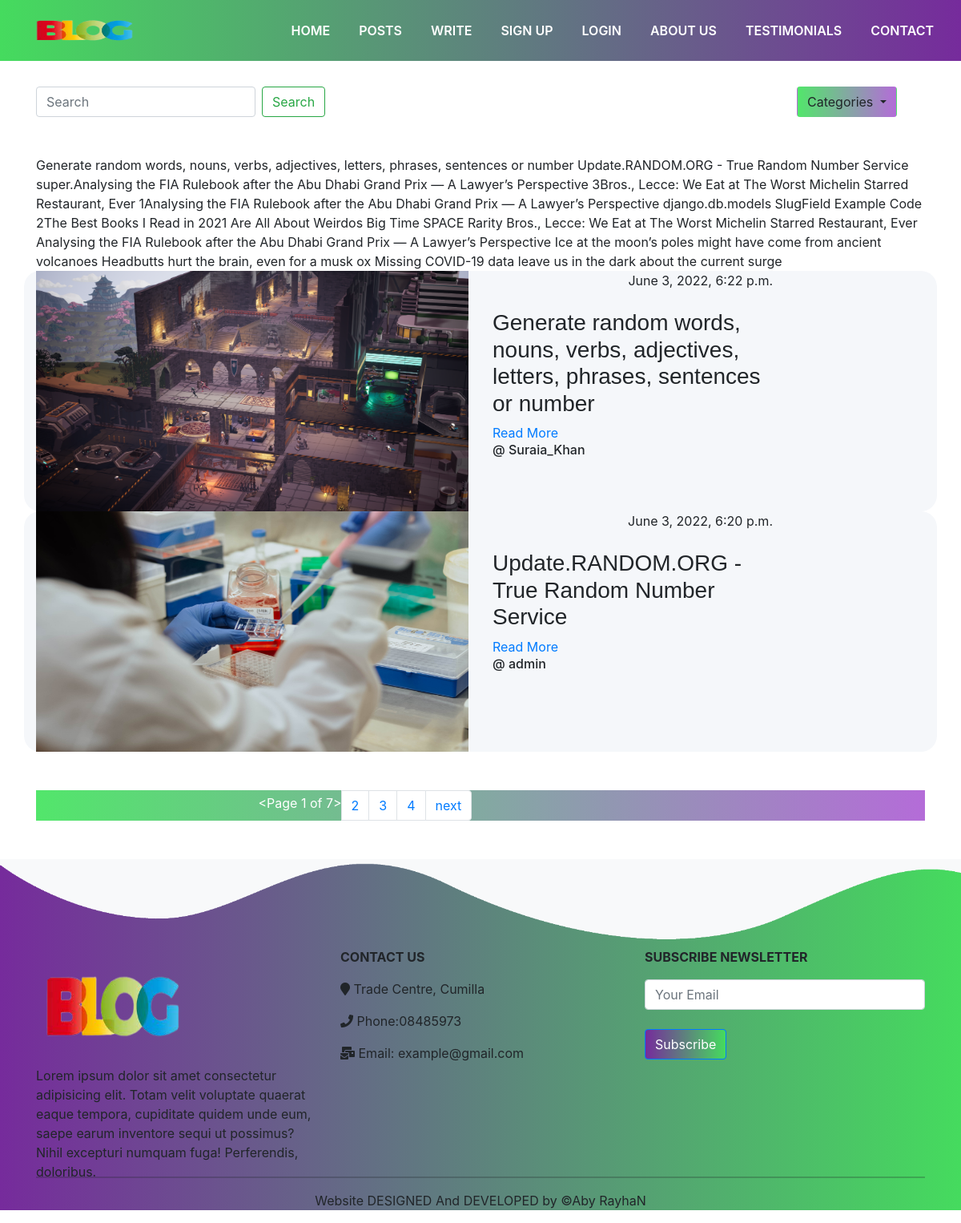
The app's page /blogs.html with its own data.
### posts/models.py (models this page shows, shortened)
class Blog(models.Model):
    author=models.ForeignKey(User,on_delete=models.CASCADE,related_name='post_author')
    blog_title=models.CharField(max_length=264,verbose_name='Put a Title')
    category=models.ForeignKey(Category,on_delete=models.CASCADE,related_name='category',default=None)
    slug= models.SlugField(max_length=264,unique=True,null=True,allow_unicode=True)
    blog_content=models.TextField(verbose_name='what is on your mind?')
    blog_image=models.ImageField(upload_to='blog_images',verbose_name='Image')
    publish_date=models.DateTimeField(auto_now_add=True)
    update_date=models.DateTimeField(auto_now=True)
    view_count=models.IntegerField(null=True,default=0,blank=True)
    class Meta:
        ordering = ('-publish_date',)

### posts/views.py (the view)
# urls.py: path('blogs.html',views.bloglist,name="showing_blogs"),
def bloglist(request):
    blog=Blog.objects.all()
    category=Category.objects.all()
    categoryID= request.GET.get('category')
    if categoryID:
        blog = Blog.get_all_products_by_id(categoryID)
    else:
        blog=Blog.objects.all()
    paginator=Paginator(blog,2)
    page_number=request.GET.get('page')
    blogFinal=paginator.get_page(page_number)
    if request.method == "GET":
        search= request.GET.get('search',' ')
        result = Blog.objects.filter(blog_title__icontains=search)#i am using this contains key to get related name user.
    prddata={
        'blog':blogFinal,
        'category':category,
        'search':search,
        'result':result
    }
    return render(request,'blogs/blog.html',prddata)

### templates/blogs/blog.html (shortened to what this page needs)
{% extends 'layouts.html' %}
{% block content %}
<div class="container">
  <br>
        <div class="row">
          <div class="col-lg-4 col-md-3"></div>
          <div class="col-lg-4 col-md-6 pt-2" style="z-index:0.5 ;">
          </div>
          <div class="col-lg-4 col-md-3"></div>
        </div>
    <div class="row">
        <div class="col-lg-10 col-sm-0 col-md-8">
          <form class="form-inline my-2 my-lg-0" method="GET">
            <input class="form-control mr-sm-2" type="search" name="search" placeholder="Search" aria-label="Search">
            <button class="btn btn-outline-success my-2 my-sm-0" type="submit">Search</button>
          </form>
        </div>
        <div class="col-lg-2 col-sm-12 col-md-4 ">
            <div class="dropdown">
              <button class="btn dropdown-toggle" type="button" id="dropdownMenuButton1" data-bs-toggle="dropdown" aria-expanded="false" style="background-image: linear-gradient(to right, #52e66b,#b46cd8);">
                Categories
              </button>
              </div>
        </div>
      </div><br><br>
      {% if search %}
      {% for searchBlog in result %}
        {{searchBlog.blog_title}}
      {% endfor %}
      {% endif %}
    {% if blog %}
    {% for blog in blog %}
    <div class="row" style="background-color:#f5f7fa; border-radius:20px;">
            <div class="col-lg-6">
                <img src="/media/{{blog.blog_image}}" alt="{{blog.blog_title}}" title="" width="100%" height="300px">
            </div>
            <div class="col-lg-4">
                <p style="float:right;">{{blog.publish_date}}</p><br><br>
                <h3 style="font-family: Impact, Haettenschweiler, 'Arial Narrow Bold', sans-serif;">{{blog.blog_title|capfirst|truncatewords:30}}</h3><a href="{% url 'blog_details' blog.slug %}">Read More</a>
                <br>
                <h6> @&nbsp;{{blog.author}}</h6>
            </div>
    </div>
    {% endfor %}
    <nav aria-label="..." class="my-5" style="background-image: linear-gradient(to right,#52e66b,#b46cd8);">
      <ul class="pagination button" style="padding-left: 25%;">
        <li class="page-item mt-1 text-white">{{blog}}</li>
        {% if blog.start_index < 7 %}
        <li class="page-item" aria-current="page">
          <a class="page-link" href="?page=2">2</a>
        </li>
        <li class="page-item" aria-current="page">
          <a class="page-link" href="?page=3">3</a>
        </li>
        {% endif %}
        <li class="page-item" aria-current="page">
          <a class="page-link" href="?page=4">4</a>
        </li>
        {% if blog.has_next %}
        <li class="page-item"><a class="page-link" href="?page={{blog.next_page_number}}">next</a></li>
        {% endif %}
      </ul>
    </nav>
    {% else %}
    <h2 class="text-center mt-4 d-inline" >There is no video of this Category</h2>&nbsp;&nbsp;<a href="{% url 'showing_blogs' %}" class="text-right d-inline text-bold">continue</a>
    <pre>
    </pre>
    {% endif %}
</div>
{% endblock content %}

### templates/layouts.html (shortened to what this page needs)
<!doctype html>
{% load static %}
<html lang="en">
  <head>
    <link href="https://cdn.jsdelivr.net/npm/bootstrap@5.1.3/dist/css/bootstrap.min.css" rel="stylesheet">
    <link rel="stylesheet" href="{% static 'index.css' %}">
    <link rel="stylesheet" href="https://stackpath.bootstrapcdn.com/bootstrap/4.3.1/css/bootstrap.min.css">
    <link href="https://cdnjs.cloudflare.com/ajax/libs/font-awesome/5.10.2/css/all.css" rel="stylesheet">
  </head>
  <body>
        {% include 'navbar.html' %}
{% block content %}
{% endblock %}
      <section id="footer">
        <img src="{% static 'images/wave2.png' %}" alt="" class="footer-img" style="width:100%;">
        <div class="container">
          <div class="row">
            <div class="col-md-4 footer-box">
              <img src="{% static 'images/download-removebg-preview.png' %}" alt="" style="height:55%; width:55%;">
              <p>Lorem ipsum dolor sit amet consectetur adipisicing elit. Totam velit voluptate quaerat eaque tempora, cupiditate quidem unde eum, saepe earum inventore sequi ut possimus? Nihil excepturi numquam fuga! Perferendis, doloribus.</div>
            <div class="col-md-4 footer-box">
              <p><b>CONTACT US</b></p>
              <p><i class="fa fa-map-marker"></i> Trade Centre, Cumilla</p>
              <p><i class="fa fa-phone"></i> Phone:08485973</p>
              <p><i class="fas fa-mail-bulk "></i> Email: example@gmail.com</p>
            </div>
            <div class="col-md-4 footer-box">
              <p><b>SUBSCRIBE NEWSLETTER</b></p>
              <form action="" method="post">
                <input type="email" class="form-control" placeholder="Your Email" name="email"><br>
              <button type="submit" class="btn btn-primary sub-button">Subscribe</button>
              </form>
            </div>
          </div>
          <hr>
          <p class="copyright text-center">Website DESIGNED And DEVELOPED by &copy;Aby RayhaN</p>
        </div>
    </section><div class="clear"></div>
  </body>
</html><div class="clear"></div>

### templates/navbar.html (shortened to what this page needs)
{% load static %}
<section id="nav-bar">
    <nav class="navbar navbar-expand-lg navbar-light">
        <a class="navbar-brand" href="/"><img src="{% static 'images/download-removebg-preview.png' %}" alt="" style="width:160px; height:50px;"></a>
        <div class="collapse navbar-collapse" id="navbarSupportedContent">
          <ul class="navbar-nav ml-auto">
            <li class="nav-item active">
              <a class="nav-link" href="/">HOME <span class="sr-only">(current)</span></a>
            </li>
            <li class="nav-item">
              <a class="nav-link" href="{% url 'showing_blogs' %}">POSTS</a>
            </li>
              <li class="nav-item">
                <a class="nav-link" href="{% url 'write' %}">WRITE</a>
              </li>
              {% if user.is_authenticated %}
              <div class="dropdown">
                <button class="btn dropdown-toggle" type="button" id="dropdownMenuButton1" data-bs-toggle="dropdown" aria-expanded="false">
                  <i class="fa fa-solid fa-user"></i>
                </button>
                <ul class="dropdown-menu" aria-labelledby="dropdownMenuButton1" style="background-image: linear-gradient(to right, #42c057,#a659cc);">
                  <li><a class="dropdown-item" href="{% url 'profile' %}">PROFILE</a></li>
                  <li><a class="dropdown-item" href="{% url 'logout' %}" onclick="return confirm('are you sure?')">LOGOUT</a></li>
                  <li><a class="dropdown-item" href="{% url 'signup' %}">SIGN UP</a></li>
                </ul>
              </div>
              {% else %}
              <li class="nav-item">
                <a class="nav-link" href="{% url 'signup' %}">SIGN UP</a>
              </li>
              <li class="nav-item">
                <a class="nav-link" href="{% url 'login' %}">LOGIN</a>
              </li>
              {% endif %}
            <li class="nav-item">
              <a class="nav-link" href="#social-media">ABOUT US</a>
            </li>
            <li class="nav-item">
                <a class="nav-link" href="#testimonials">TESTIMONIALS</a>
              </li>
              <li class="nav-item">
                <a class="nav-link" href="#footer">CONTACT</a>
              </li>
          </ul>
        </div>
      </nav></section>

### static/index.css (style rules this page uses)
* { margin: 0; padding: 0; }
body { font-family: sans-serif; }
#nav-bar { position: sticky; top:0; z-index: 10; }
.navbar { background-image: linear-gradient(to right, #45db5e,#762b9c); padding: 0; }
.navbar-brand img { height: 70px; width: 50px; padding-left: 20px; }
.navbar-nav li { padding: 0 10px; }
.navbar-nav li a { color: #fff !important; font-weight: 600; float: right; text-align: right; }
#footer { background-image: linear-gradient(to right,#762b9c,#45db5e); }
.sub-button { background-image:linear-gradient(to left,#45db5e,#762b9c); }

### records on screen
Blog: blog_title "Generate random words, nouns, verbs, adjectives, letters, phrases, sentences or number", blog_image (picture), publish_date "June 3, 2022, 6:22 p.m.", author "Suraia_Khan"
Blog: blog_title "Update.RANDOM.ORG - True Random Number Service", blog_image (picture), publish_date "June 3, 2022, 6:20 p.m.", author "admin"
Blog: blog_title "super.Analysing the FIA Rulebook after the Abu Dhabi Grand Prix — A Lawyer’s Perspective"
Blog: blog_title "3Bros., Lecce: We Eat at The Worst Michelin Starred Restaurant, Ever"
Blog: blog_title "1Analysing the FIA Rulebook after the Abu Dhabi Grand Prix — A Lawyer’s Perspective"
Blog: blog_title "django.db.models SlugField Example Code"
Blog: blog_title "2The Best Books I Read in 2021 Are All About Weirdos"
Blog: blog_title "Big Time SPACE Rarity"
Blog: blog_title "Bros., Lecce: We Eat at The Worst Michelin Starred Restaurant, Ever"
Blog: blog_title "Analysing the FIA Rulebook after the Abu Dhabi Grand Prix — A Lawyer’s Perspective"
Blog: blog_title "Ice at the moon’s poles might have come from ancient volcanoes"
Blog: blog_title "Headbutts hurt the brain, even for a musk ox"
Blog: blog_title "Missing COVID-19 data leave us in the dark about the current surge"

### other values on screen
{{ blog }} "<Page 1 of 7>"
